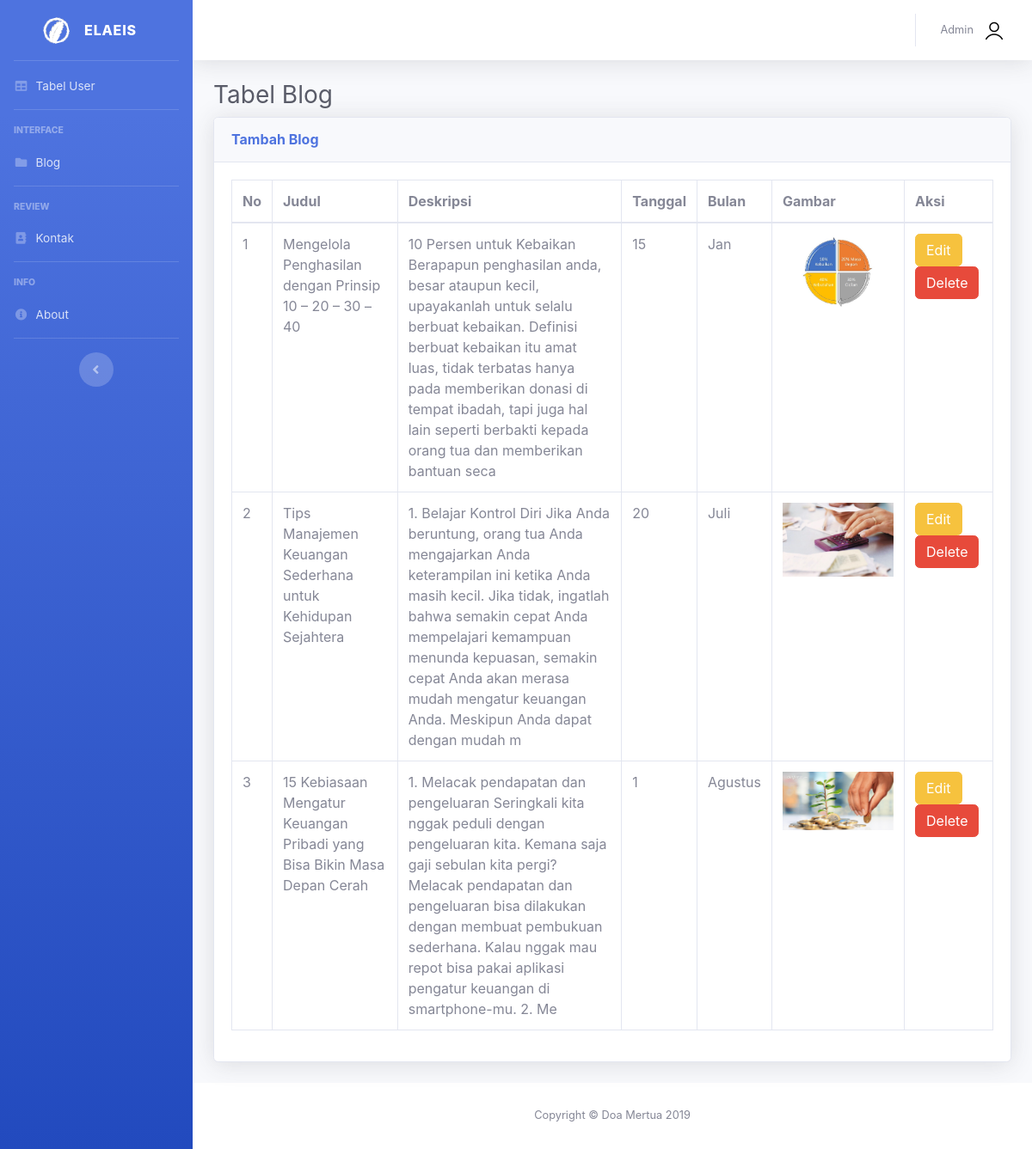
Screenshot of /index.php/blog with the database file from the repository.
### tables this page shows
CREATE TABLE `blog` (
  `id_blog` int(11) NOT NULL,
  `gambar` varchar(100) NOT NULL,
  `tanggal` varchar(10) NOT NULL,
  `bulan` varchar(10) NOT NULL,
  `judul` varchar(300) NOT NULL,
  `deskripsi` varchar(300) NOT NULL
);

### application/controllers/Blog.php (called while the page is built, shortened)
<?php
class Blog extends CI_Controller {
	function __construct()
	{
		$this->load->model('User_model');
	}
	public function index()
	{
		$data_blog = $this->User_model->select("blog");
		$blog['blog'] = $data_blog;
		$this->load->view('tabelblog', $blog);
	}
}
?>

### index.php (called while the page is built, shortened)
<?php
require_once BASEPATH.'core/CodeIgniter.php';

### application/models/User_model.php (called while the page is built, shortened)
<?php
class User_model extends CI_Model
{
	public function select($select)
	{
		return $this->db->get($select)->result();
	}
}
 ?>

### application/views/tabelblog.php (the view, shortened to what this page needs)
        <div class="container-fluid">
          <h1 class="h3 mb-2 text-gray-800">Tabel Blog</h1>
          <div class="card shadow mb-4">
            <div class="card-header py-3">
              <a href="<?php echo site_url('blog/createblog');?>">
              <h6 class="m-0 font-weight-bold text-primary">Tambah Blog</h6>
              </a>
            </div>
            <div class="card-body">
              <div class="table-responsive">
                <table class="table table-bordered" id="dataTable" width="100%" cellspacing="0">
                  <thead>
                    <tr>
                      <th>No</th>
                      <th>Judul</th>
                      <th>Deskripsi</th>
                      <th>Tanggal</th>
                      <th>Bulan</th>
                      <th>Gambar</th>
                      <th>Aksi</th>
                    </tr>
                  </thead>
                  <tbody>
                    <?php
                      foreach ($blog as $key => $value) {
                    ?>
                    <tr>
                      <td><?php echo $key+1 ?></td>
                      <td><?php echo $value->judul; ?></td>
                      <td><?php echo $value->deskripsi; ?></td>
                      <td><?php echo $value->tanggal; ?></td>
                      <td><?php echo $value->bulan; ?></td>
                      <td><img class="card-img rounded-0" src="<?php echo base_url();?>assets/img/blog/<?php echo $value->gambar; ?>" alt=""></td>
                      <td>
                        <a href="<?php echo site_url('blog/update/'.$value->id_blog);?>" class="btn btn-warning">Edit</a>
                        <a href="<?php echo site_url('blog/delete/'.$value->id_blog);?>" onClick="return confirm('Apakah anda ingin menghapus data ini')" class="btn btn-danger">Delete</a>
                      </td>
                    </tr>
                    <?php } ?>
                  </tbody>
                </table>
              </div>
            </div>
          </div>
        </div>
      </div>
      <footer class="sticky-footer bg-white">
        <div class="container my-auto">
          <div class="copyright text-center my-auto">
            <span>Copyright &copy; Doa Mertua 2019</span>
          </div>
        </div>
      </footer>
    </div>
  </div>
</body>
</html>

### rows the page displays
blog: judul "Mengelola Penghasilan dengan Prinsip 10 – 20 – 30 – 40", deskripsi "10 Persen untuk Kebaikan Berapapun penghasilan anda, besar ataupun kecil, upayakanlah untuk selalu berbuat kebaikan. Definisi berbuat kebaikan itu amat luas, tidak terbatas hanya pada memberikan donasi di tempat ibadah, tapi juga hal lain seperti berbakti kepada orang tua dan memberikan bantuan seca", tanggal "15", bulan "Jan", gambar (picture)
blog: judul "Tips Manajemen Keuangan Sederhana untuk Kehidupan Sejahtera", deskripsi "1. Belajar Kontrol Diri Jika Anda beruntung, orang tua Anda mengajarkan Anda keterampilan ini ketika Anda masih kecil. Jika tidak, ingatlah bahwa semakin cepat Anda mempelajari kemampuan menunda kepuasan, semakin cepat Anda akan merasa mudah mengatur keuangan Anda. Meskipun Anda dapat dengan mudah m", tanggal "20", bulan "Juli", gambar (picture)
blog: judul "15 Kebiasaan Mengatur Keuangan Pribadi yang Bisa Bikin Masa Depan Cerah", deskripsi "1. Melacak pendapatan dan pengeluaran Seringkali kita nggak peduli dengan pengeluaran kita. Kemana saja gaji sebulan kita pergi? Melacak pendapatan dan pengeluaran bisa dilakukan dengan membuat pembukuan sederhana. Kalau nggak mau repot bisa pakai aplikasi pengatur keuangan di smartphone-mu. 2. Me", tanggal "1", bulan "Agustus", gambar (picture)
